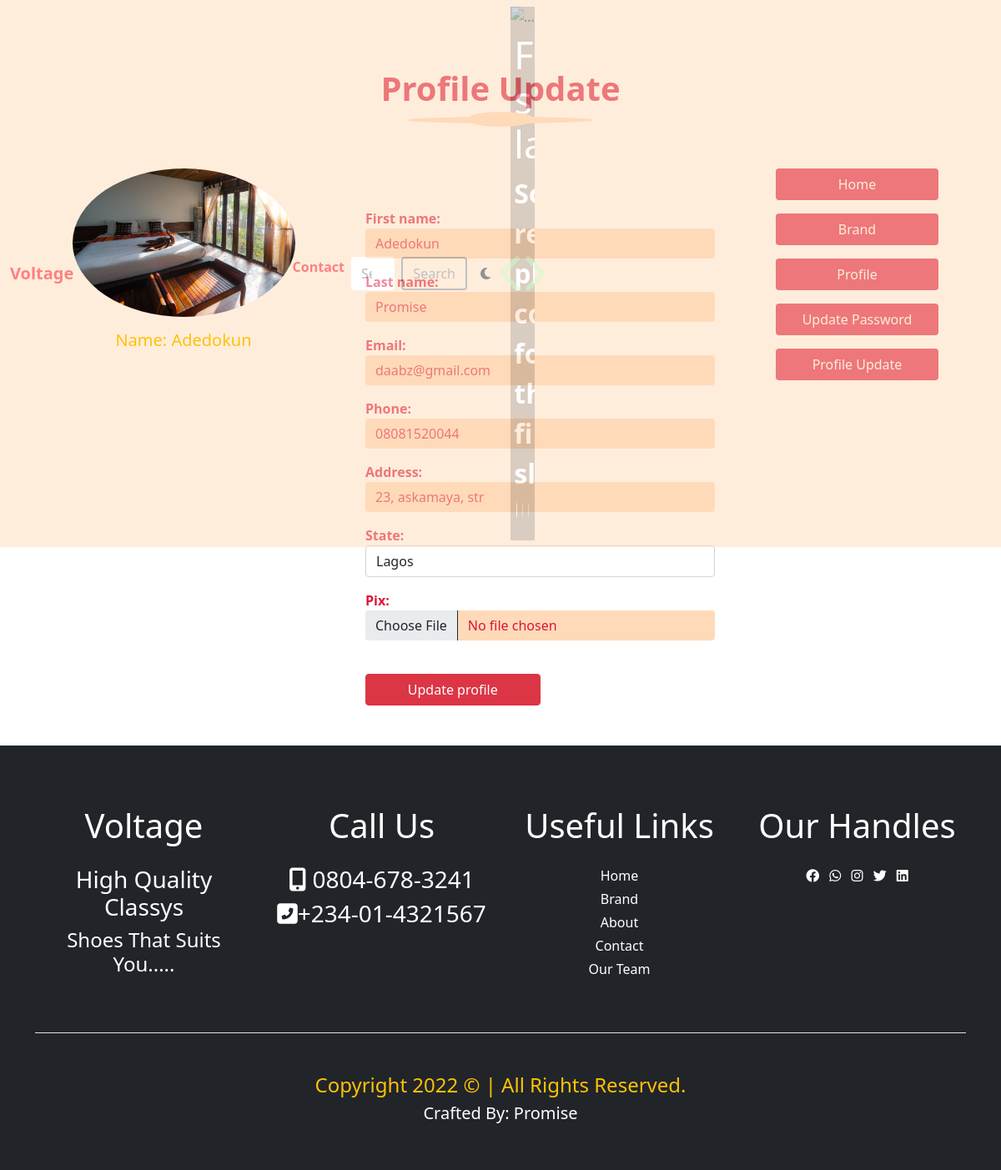
/profile_upate (signed in), run on the app's committed database.
### home/models.py (models this page shows, shortened)
class Profile(models.Model):
    user = models.OneToOneField(User, on_delete=models.CASCADE)
    first_name = models.CharField(max_length=50)
    last_name = models.CharField(max_length=50)
    email = models.EmailField(max_length=50)
    phone = models.CharField(max_length=20)
    address = models.CharField(max_length=255)
    state = models.CharField(max_length=255)
    pix = models.ImageField(upload_to='profile', default='avatar.jpg')
    class Meta:
        db_table = 'profile'
        managed = True
        verbose_name = 'Profile'
        verbose_name_plural = 'Profile'

### home/views.py (the view, shortened to what this page needs)
# urls.py: path('profile_upate',views.profile_update, name='profile_update'),
@login_required(login_url='signin')
def profile_update(request):
    profile = Profile.objects.get(user__username = request.user.username)
    update = ProfileUpdate(instance = request.user.profile)    #instantiate the update for a get request along with the user's details
    context = {
        'profile':profile,
        'update':update,
    }
    return render(request, 'profile_update.html', context)

### home/forms.py
class ProfileUpdate(forms.ModelForm):
    class Meta:
        model = Profile
        fields = ['first_name', 'last_name', 'email', 'phone', 'address', 'state','pix']
        widgets = {
            'first_name': forms.TextInput(attrs={'class':'form-control', 'placeholder':'First Name'}),
            'last_name': forms.TextInput(attrs={'class':'form-control', 'placeholder':'Last Name'}),
            'email': forms.EmailInput(attrs={'class':'form-control', 'placeholder':'First Name'}),
            'phone': forms.TextInput(attrs={'class':'form-control', 'placeholder':'Phone'}),
            'address': forms.TextInput(attrs={'class':'form-control', 'placeholder':'Address'}),
            'state': forms.Select(attrs={'class':'form-control', 'placeholder':'State'}, choices=STATE),
            'pix': forms.FileInput(attrs={'class':'form-control'})
        }

### home/context_processor.py (called while the page is built)
def cartcount(request):
    reading = Shopcart.objects.filter(user__username =request.user.username, paid=False)
    cartread = 0
    for item in reading:
        cartread += item.quantity
    context = {
        'cartread':cartread
        }
    return context

### home/templates/profile_update.html (shortened to what this page needs)
{% extends "base.html" %}
{% block carousel %}    {% include "carousel.html" %}    {% endblock carousel %}
{% block content %}
                <div class="container mb-5">
                    <h3 class="cap">Profile Update</h3>
                <div class="row justify-content-center justify-content-md-around justify-content-lg-center text-warning text-center gy-5">
                    <div class="col-10 col-sm-10 col-md-4 col-lg-4 col-xl-4">
                    <div class="card border-0 bg-transparent">
                        <img src="{{profile.pix.url}}" class="card-img-top w-75 mx-auto rounded-circle">
                        <div class="card-body">
                        <h5 class="card-title text-truncate">Name: {{profile.first_name|title}}</h5>
                        </div>
                    </div>
                    </div>
                    <div class="col-10 col-sm-10 col-md-5 col-lg-5 col-xl-5 pt-5">
                    <div class="profile-form px-lg-3 text-start">
                        <form action="{% url 'profile_update' %}" method="POST" enctype="multipart/form-data">
                            {{update.as_p}}
                        <button type="submit" class="btn btn-danger w-50 mt-4">Update profile</button>
                    </form>
                    </div>
                    </div>
                    <div class="col-10 col-sm-10 col-md-3 col-lg-3 col-xl-3">
                    <ul class="list-unstyled callback">
                        <li class="mb-3"><a href="{% url 'index' %}" class="btn w-75">Home</a></li>
                        <li class="mb-3"><a href="{% url 'products' %}" class="btn w-75">brand</a></li>
                        <li class="mb-3"><a href="{% url 'profile' %}" class="btn w-75">profile</a></li>
                        <li class="mb-3"><a href="{% url 'password' %}" class="btn w-75">update password</a></li>
                        <li class="mb-3"><a href="{% url 'profile_update' %}" class="btn w-75">profile update</a></li>
                    </ul>
                    </div>
                </div>
            </div>
{% endblock content %}
{% block footer %}   {% include "footer.html" %}   {% endblock footer %}

### home/static/css/style.css (style rules this page uses)
* { margin: 0; padding: 0; box-sizing: border-box; }
:root { --bg-color: peachpuff; --txt-color: crimson; }
html { scroll-behavior: smooth; }
body { background-size: cover; background-repeat: no-repeat; }
.cap { text-align: center; text-transform: uppercase; font-size: 3rem; font-weight: bold; margin-top: 5rem; }
a { text-decoration: none; }
.cap { text-align: center; color: crimson; font-weight: 700; text-transform: capitalize; font-size: 2.5rem; margin-top: 4rem; margin-bottom: 4rem; }
.cap::before { content: ''; display: block; width: 5rem; height: 1.1rem; background: peachpuff; margin: auto; border-radius: 100%; transform: translateY(70px); }
.cap::after { content: ''; display: block; width: 14rem; height: .5rem; background: peachpuff; margin: auto; border-radius: 100%; transform: translateY(10px); }
.callback a { background: crimson; color: white; text-transform: capitalize; }
.profile-form input { background: peachpuff; color: crimson; border: none; outline: none; box-shadow: none; }
.profile-form label { color: crimson; font-weight: 600; }

### data on the page
Profile: pix (picture), first_name "Adedokun", last_name "Promise", email "daabz@gmail.com", phone "08081520044", address "23, askamaya, str", state "Lagos"
